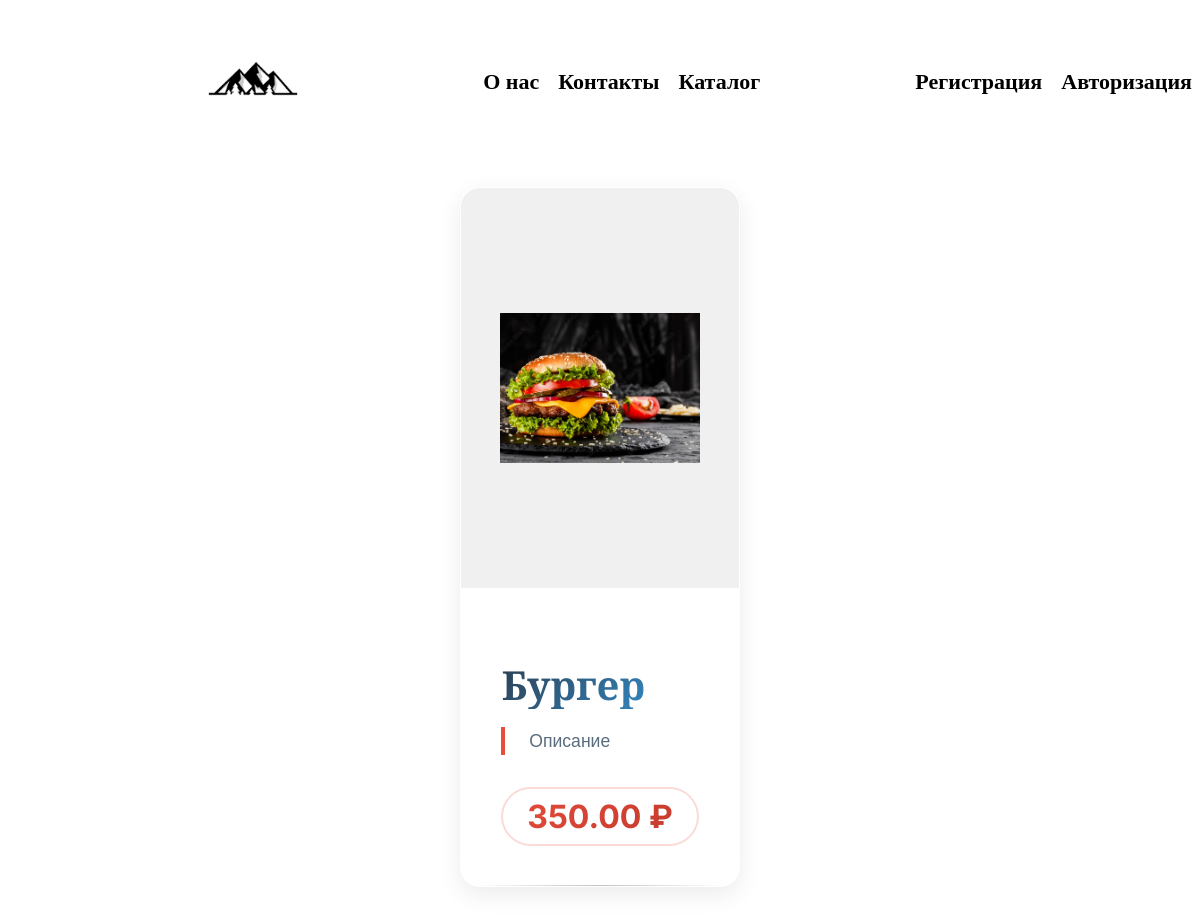
Page /foods/update/38/ on the committed database.
### Foods/models.py (models this page shows, shortened)
class Image(models.Model):
    food = models.ForeignKey(Food, on_delete=models.CASCADE)
    image = models.ImageField(upload_to='photos/', default='photos/default.jpg')

class Food(models.Model):
    name = models.CharField(max_length=100, null=True)
    description = models.TextField(null=True, default='Описание')
    price = models.DecimalField(max_digits=5, decimal_places=2)
    created_at = models.DateTimeField(auto_now_add=True)
    updated_at = models.DateTimeField(auto_now=True)

### Foods/views.py (the view)
# urls.py: path('update/<int:id>/', views.update, name='update'),
def update(request, id):
    food = Food.objects.get(id=id)
    return render(request, 'update.html', {'food': food})

### Foods/templates/update.html
{% extends 'base.html' %}
{% block content %}
<div class="food-card">
    <div class="food-gallery">
        {% for img in food.image_set.all %}
            <div class="gallery-item">
                <img class="food-image" src="{{ img.image.url }}" alt="{{ img.name }}">
            </div>
        {% endfor %}
    </div>
    <div class="food-content">
        <h2 class="food-name">{{ food.name }}</h2>
        <p class="food-description">{{ food.description }}</p>
        <div class="food-price-container">
            <span class="food-price">{{ food.price }} ₽</span>
        </div>
    </div>
</div>
{% endblock  %}

### Foods/static/css/style.css (style rules this page uses)
.cards div img { width: 200px; height: 150px; }
.food-card { max-width: 800px; margin: 2rem auto; background: linear-gradient(135deg, #fff 0%, #f8f9fa 100%); border-radius: 20px; box-shadow: 0 10px 30px rgba(0,0,0,0.1), 0 4px 6px rgba(0,0,0,0.05); overflow: hidden; transition: all 0.3s ease; border: 1px solid rgba(255,255,255,0.2); }
.food-gallery { position: relative; height: 400px; overflow: hidden; background: #f0f0f0; }
.gallery-item { width: 100%; height: 100%; display: flex; align-items: center; justify-content: center; }
.food-image { width: 100%; height: 100%; object-fit: cover; transition: transform 0.5s ease; }
.food-content { padding: 2.5rem; background: white; }
.food-name { font-family: 'Playfair Display', serif; font-size: 2.5rem; font-weight: 700; color: #2c3e50; margin-bottom: 1rem; line-height: 1.2; background: linear-gradient(135deg, #2c3e50, #3498db); -webkit-background-clip: text; -webkit-text-fill-color: transparent; background-clip: text; }
.food-description { font-family: 'Inter', sans-serif; font-size: 1.1rem; line-height: 1.6; color: #5a6c7d; margin-bottom: 2rem; border-left: 4px solid #e74c3c; padding-left: 1.5rem; }
.food-card { background: white; border-radius: 20px; overflow: hidden; box-shadow: 0 8px 25px rgba(0,0,0,0.08); transition: all 0.4s ease; border: 1px solid rgba(255,255,255,0.2); position: relative; }
.food-card { animation: fadeIn 0.6s ease-out; }
.food-card::before { content: ''; position: absolute; top: 0; left: 0; right: 0; height: 4px; background: linear-gradient(135deg, #667eea 0%, #764ba2 50%, #e74c3c 100%); opacity: 0; transition: opacity 0.3s ease; }
.food-price-container { display: flex; justify-content: flex-end; align-items: center; margin-top: 1.5rem; }
.food-price { font-family: 'Inter', sans-serif; font-size: 2rem; font-weight: 700; color: #e74c3c; background: linear-gradient(135deg, #e74c3c, #c0392b); -webkit-background-clip: text; -webkit-text-fill-color: transparent; background-clip: text; padding: 0.5rem 1.5rem; border-radius: 50px; border: 2px solid rgba(231, 76, 60, 0.2); position: relative; overflow: hidden; }
.food-price::before { content: ''; position: absolute; top: 0; left: -100%; width: 100%; height: 100%; background: linear-gradient(90deg, transparent, rgba(255,255,255,0.3), transparent); transition: left 0.5s ease; }
.food-card { animation: fadeInUp 0.6s ease-out; }
.food-content::after { content: ''; position: absolute; bottom: 0; left: 5%; width: 90%; height: 1px; background: linear-gradient(90deg, transparent, #bdc3c7, transparent); }

### rows in the picture
Image: image (picture)
Food: name "Бургер", description "Описание", price "350.00"
